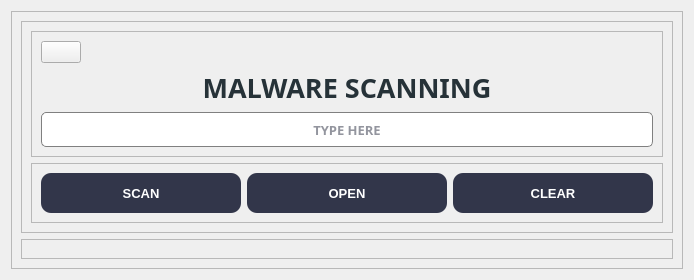
                 <widget class="QWidget" name="page_malware">
                  <layout class="QHBoxLayout" name="horizontalLayout_13">
                   <item>
                    <widget class="QFrame" name="frame_21">
                     <property name="frameShape">
                      <enum>QFrame::StyledPanel</enum>
                     </property>
                     <property name="frameShadow">
                      <enum>QFrame::Raised</enum>
                     </property>
                     <layout class="QVBoxLayout" name="verticalLayout_27">
                      <item>
                       <widget class="QFrame" name="frame_22">
                        <property name="frameShape">
                         <enum>QFrame::StyledPanel</enum>
                        </property>
                        <property name="frameShadow">
                         <enum>QFrame::Raised</enum>
                        </property>
                        <layout class="QVBoxLayout" name="verticalLayout_28">
                         <item>
                          <widget class="QFrame" name="frame_25">
                           <property name="frameShape">
                            <enum>QFrame::StyledPanel</enum>
                           </property>
                           <property name="frameShadow">
                            <enum>QFrame::Raised</enum>
                           </property>
                           <layout class="QVBoxLayout" name="verticalLayout_29">
                            <item alignment="Qt::AlignLeft">
                             <widget class="QPushButton" name="btn_backMalware">
                              <property name="text">
                               <string/>
                              </property>
                              <property name="icon">
                               <iconset resource="../resource.qrc">
                                <normaloff>:/icons/icons/icon-back.png</normaloff>:/icons/icons/icon-back.png</iconset>
                              </property>
                             </widget>
                            </item>
                            <item>
                             <widget class="QLabel" name="label_malware">
                              <property name="font">
                               <font>
                                <family>Bahnschrift SemiBold</family>
                                <pointsize>20</pointsize>
                                <weight>75</weight>
                                <bold>true</bold>
                               </font>
                              </property>
                              <property name="styleSheet">
                               <string notr="true">color: rgb(38, 50, 56);</string>
                              </property>
                              <property name="text">
                               <string>MALWARE SCANNING</string>
                              </property>
                              <property name="alignment">
                               <set>Qt::AlignCenter</set>
                              </property>
                             </widget>
                            </item>
                            <item>
                             <widget class="QLineEdit" name="lineEdit_malware">
                              <property name="minimumSize">
                               <size>
                                <width>600</width>
                                <height>35</height>
                               </size>
                              </property>
                              <property name="font">
                               <font>
                                <family>Bahnschrift SemiBold</family>
                                <pointsize>10</pointsize>
                                <weight>75</weight>
                                <bold>true</bold>
                               </font>
                              </property>
                              <property name="styleSheet">
                               <string notr="true">QLineEdit {
  border: 1px solid gray;
  color: rgba(40,43,61,255);
  border-radius: 5px;
}

QLineEdit:hover {
  border: 2px solid;
  border-color: rgba(0,143,255,255);
}
QLineEdit:focus {
  border: 1px solid;
  border-color: rgba(88,199,141,255);
}
</string>
                              </property>
                              <property name="alignment">
                               <set>Qt::AlignCenter</set>
                              </property>
                              <property name="placeholderText">
                               <string>TYPE HERE</string>
                              </property>
                             </widget>
                            </item>
                           </layout>
                          </widget>
                         </item>
                         <item alignment="Qt::AlignHCenter">
                          <widget class="QFrame" name="frame_26">
                           <property name="frameShape">
                            <enum>QFrame::StyledPanel</enum>
                           </property>
                           <property name="frameShadow">
                            <enum>QFrame::Raised</enum>
                           </property>
                           <layout class="QHBoxLayout" name="horizontalLayout_14">
                            <item>
                             <widget class="QPushButton" name="btn_scanMalware">
                              <property name="minimumSize">
                               <size>
                                <width>200</width>
                                <height>40</height>
                               </size>
                              </property>
                              <property name="maximumSize">
                               <size>
                                <width>200</width>
                                <height>40</height>
                               </size>
                              </property>
                              <property name="font">
                               <font>
                                <family>Yu Gothic UI</family>
                                <pointsize>10</pointsize>
                                <weight>75</weight>
                                <bold>true</bold>
                               </font>
                              </property>
                              <property name="styleSheet">
                               <string notr="true"> QPushButton{
		background-color: rgba(50,54,74,255);
        border-radius: 5px;
		color: rgb(255, 255, 255);
    }
 QPushButton{
        border-radius: 10px;
    }
QPushButton:hover {
	 border-radius: 10px;
	 background-color: rgba(0,143,255,255);
}
QPushButton:pressed {
	background-color: rgb(120, 120, 120);
	color: rgb(255, 255, 255);
}
</string>
                              </property>
                              <property name="text">
                               <string>SCAN</string>
                              </property>
                              <property name="icon">
                               <iconset>
                                <normaloff>../icons/icon-scan.png</normaloff>../icons/icon-scan.png</iconset>
                              </property>
                              <property name="iconSize">
                               <size>
                                <width>30</width>
                                <height>30</height>
                               </size>
                              </property>
                             </widget>
                            </item>
                            <item alignment="Qt::AlignRight">
                             <widget class="QPushButton" name="btn_openMalware">
                              <property name="minimumSize">
                               <size>
                                <width>200</width>
                                <height>40</height>
                               </size>
                              </property>
                              <property name="maximumSize">
                               <size>
                                <width>200</width>
                                <height>40</height>
                               </size>
                              </property>
                              <property name="font">
                               <font>
                                <family>Yu Gothic UI</family>
                                <pointsize>10</pointsize>
                                <weight>75</weight>
                                <bold>true</bold>
                               </font>
                              </property>
                              <property name="styleSheet">
                               <string notr="true"> QPushButton{
		background-color: rgba(50,54,74,255);
        border-radius: 5px;
		color: rgb(255, 255, 255);
    }
 QPushButton{
        border-radius: 10px;
    }
QPushButton:hover {
	 border-radius: 10px;
	 background-color: rgba(0,143,255,255);
}
QPushButton:pressed {
	background-color: rgb(120, 120, 120);
	color: rgb(255, 255, 255);
}
</string>
                              </property>
                              <property name="text">
                               <string>OPEN</string>
                              </property>
                              <property name="icon">
                               <iconset>
                                <normaloff>../icons/icon-folder.png</normaloff>../icons/icon-folder.png</iconset>
                              </property>
                              <property name="iconSize">
                               <size>
                                <width>30</width>
                                <height>30</height>
                               </size>
                              </property>
                             </widget>
                            </item>
                            <item>
                             <widget class="QPushButton" name="btn_clearMalware">
                              <property name="minimumSize">
                               <size>
                                <width>200</width>
                                <height>40</height>
                               </size>
                              </property>
                              <property name="maximumSize">
                               <size>
                                <width>200</width>
                                <height>40</height>
                               </size>
                              </property>
                              <property name="font">
                               <font>
                                <family>Yu Gothic UI</family>
                                <pointsize>10</pointsize>
                                <weight>75</weight>
                                <bold>true</bold>
                               </font>
                              </property>
                              <property name="styleSheet">
                               <string notr="true"> QPushButton{
		background-color: rgba(50,54,74,255);
        border-radius: 5px;
		color: rgb(255, 255, 255);
    }
 QPushButton{
        border-radius: 10px;
    }
QPushButton:hover {
	 border-radius: 10px;
	 background-color: rgba(0,143,255,255);
}
QPushButton:pressed {
	background-color: rgb(120, 120, 120);
	color: rgb(255, 255, 255);
}
</string>
                              </property>
                              <property name="text">
                               <string>CLEAR</string>
                              </property>
                              <property name="icon">
                               <iconset>
                                <normaloff>../icons/icon-clear.png</normaloff>../icons/icon-clear.png</iconset>
                              </property>
                              <property name="iconSize">
                               <size>
                                <width>30</width>
                                <height>30</height>
                               </size>
                              </property>
                             </widget>
                            </item>
                           </layout>
                          </widget>
                         </item>
                        </layout>
                       </widget>
                      </item>
                      <item>
                       <widget class="QFrame" name="frame_23">
                        <property name="styleSheet">
                         <string notr="true"/>
                        </property>
                        <property name="frameShape">
                         <enum>QFrame::StyledPanel</enum>
                        </property>
                        <property name="frameShadow">
                         <enum>QFrame::Raised</enum>
                        </property>
                        <layout class="QHBoxLayout" name="horizontalLayout_43">
                         <item>
                          <widget class="QFrame" name="frame_84">
                           <property name="frameShape">
                            <enum>QFrame::StyledPanel</enum>
                           </property>
                           <property name="frameShadow">
                            <enum>QFrame::Raised</enum>
                           </property>
                          </widget>
                         </item>
                        </layout>
                       </widget>
                      </item>
                     </layout>
                    </widget>
                   </item>
                  </layout>
                 </widget>
